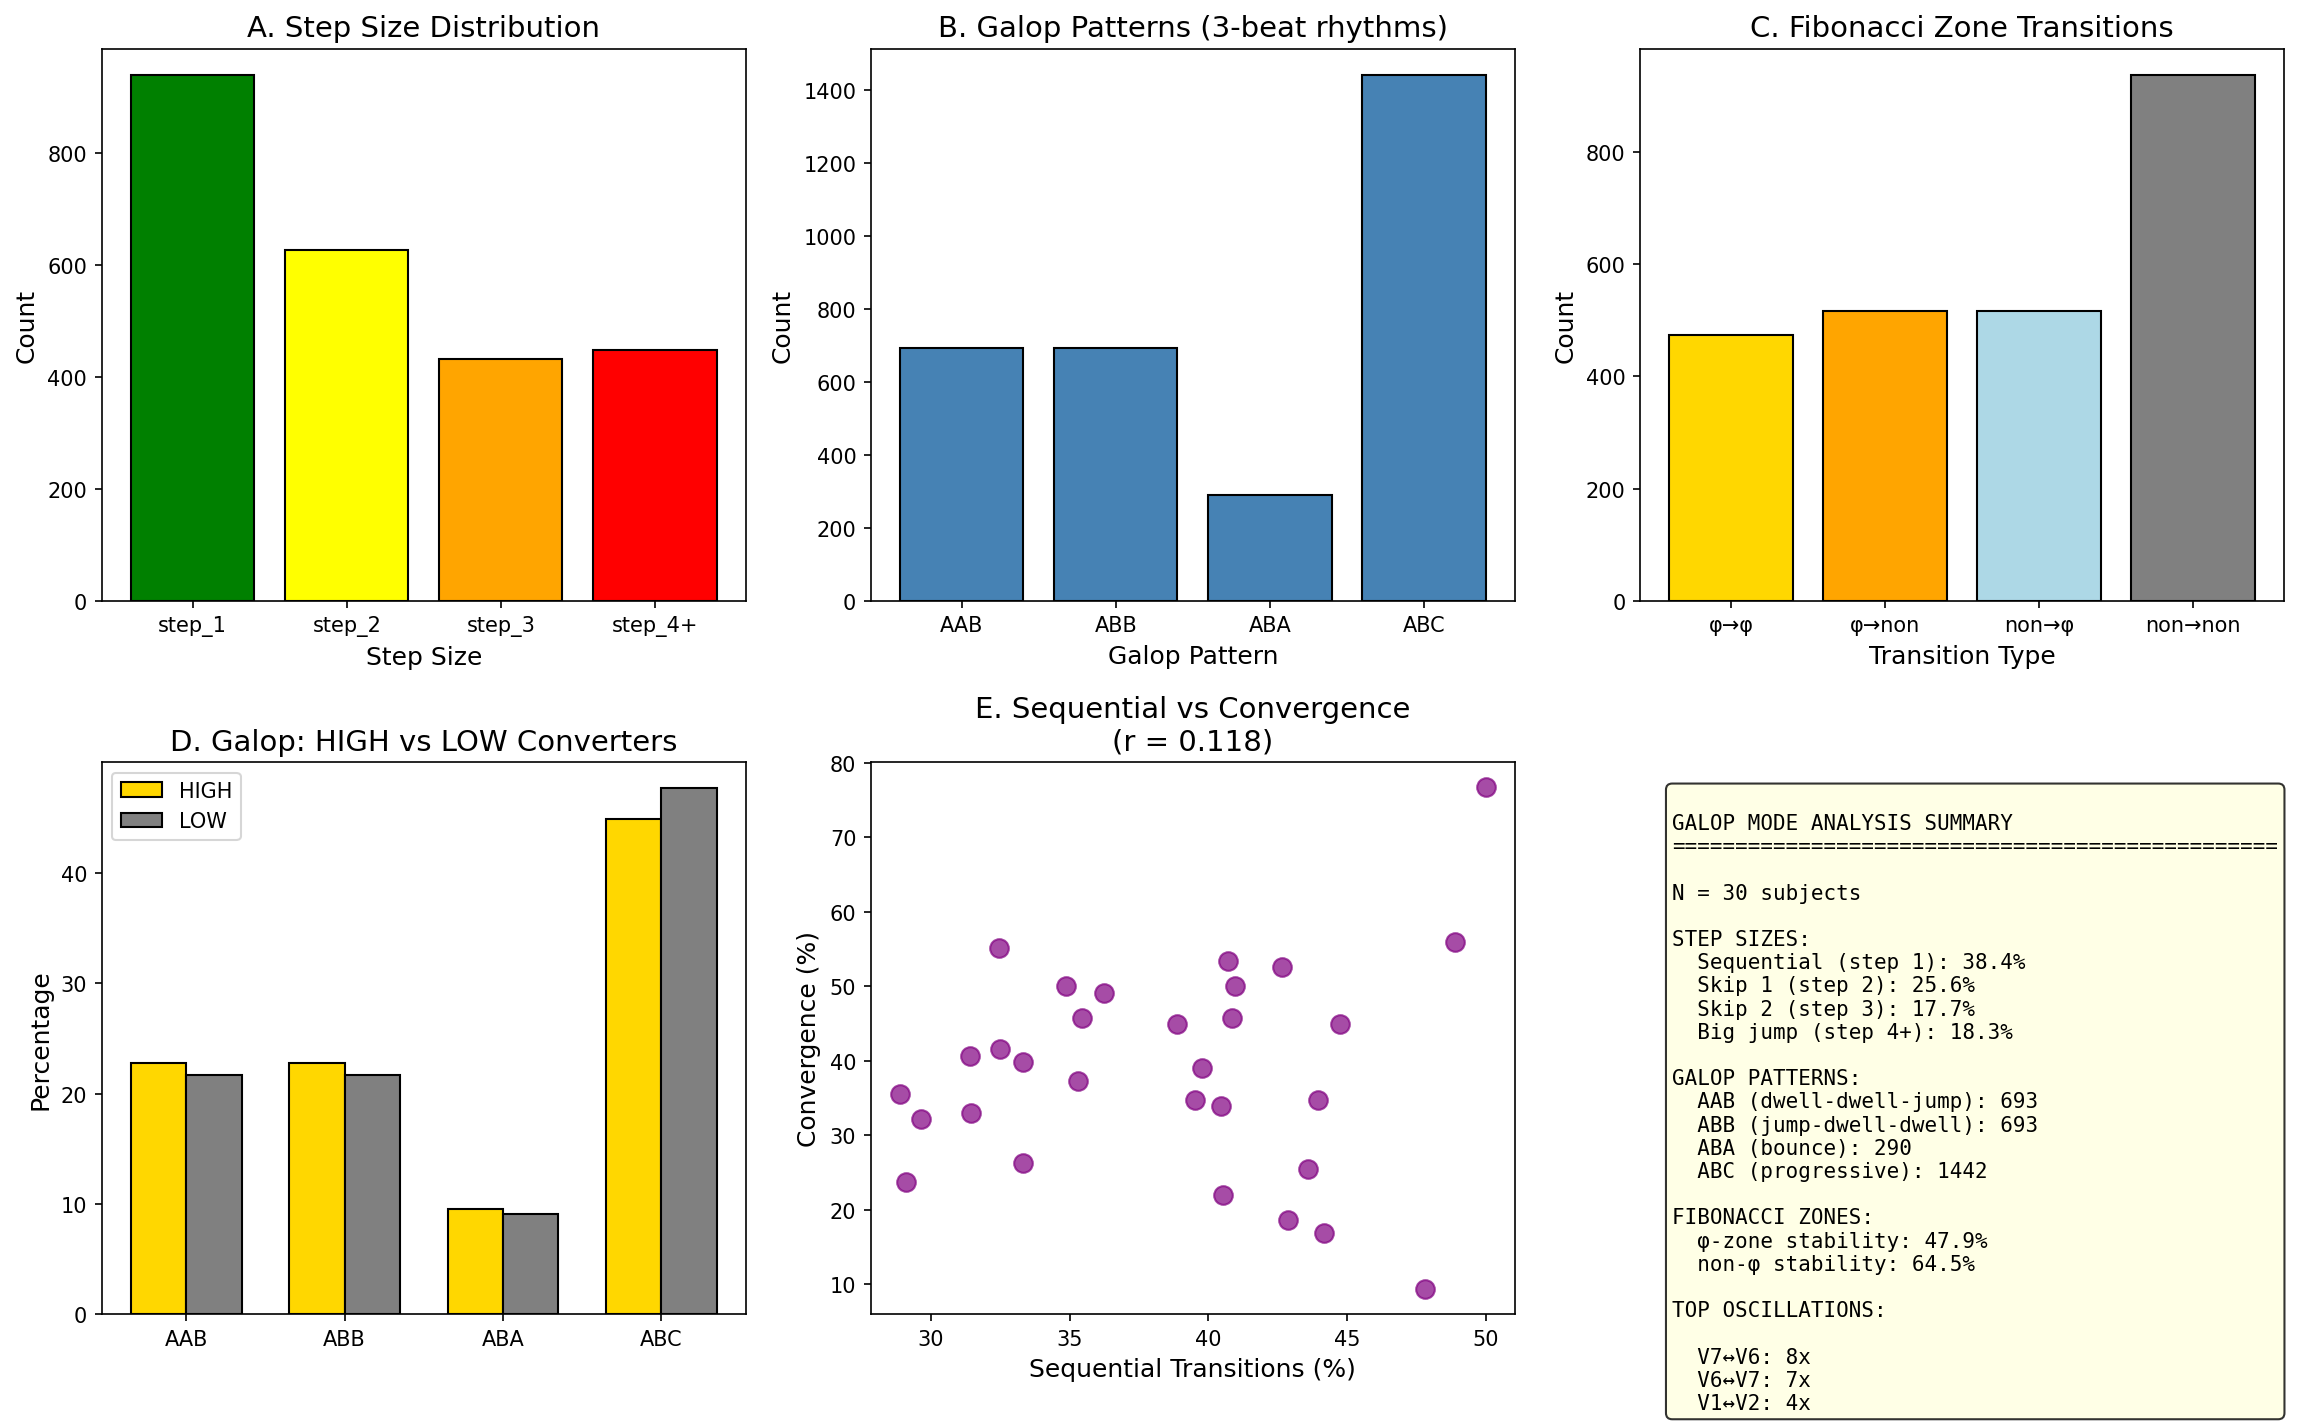

Recreate this plot in Python.
"""
GALOP MODE ANALYSIS
===================
Căutăm pattern-uri de mișcare non-secvențială/ritmică
"""

import numpy as np
from collections import Counter
from scipy import stats, signal
import matplotlib.pyplot as plt
import mne
from mne.datasets import eegbci
from mne.io import read_raw_edf

mne.set_log_level('ERROR')

PHI = (1 + np.sqrt(5)) / 2

print("="*70)
print("GALOP MODE ANALYSIS")
print("Looking for rhythmic, non-sequential movement patterns")
print("="*70)

VIBRATON_EDGES = [1.45, 1.55, 1.64, 1.70, 1.77, 1.83, 1.90, 2.05]
VIBRATON_NAMES = ['V1', 'V2', 'V3', 'V4', 'V5', 'V6', 'V7']

def get_instantaneous_ratio(eeg, sfreq, window_sec=2):
    window = int(window_sec * sfreq)
    step = window // 4
    ratios = []
    
    for start in range(0, len(eeg) - window, step):
        seg = eeg[start:start+window]
        f, p = signal.welch(seg, sfreq, nperseg=min(512, len(seg)))
        
        t_mask = (f >= 4) & (f <= 8)
        a_mask = (f >= 8) & (f <= 13)
        
        if np.any(t_mask) and np.any(a_mask) and np.sum(p[t_mask]) > 0:
            f_t = np.sum(f[t_mask] * p[t_mask]) / np.sum(p[t_mask])
            f_a = np.sum(f[a_mask] * p[a_mask]) / np.sum(p[a_mask])
            if f_t > 0:
                ratios.append(f_a / f_t)
    
    return np.array(ratios)

def assign_vibraton_state(ratios):
    states = np.digitize(ratios, VIBRATON_EDGES) - 1
    return np.clip(states, 0, 6)

def analyze_skips(transitions):
    results = {'step_1': 0, 'step_2': 0, 'step_3': 0, 'step_4+': 0}
    
    for (from_s, to_s), count in transitions.items():
        step = abs(to_s - from_s)
        if step == 1:
            results['step_1'] += count
        elif step == 2:
            results['step_2'] += count
        elif step == 3:
            results['step_3'] += count
        else:
            results['step_4+'] += count
    
    return results

def detect_oscillations(state_sequence):
    oscillations = []
    for i in range(len(state_sequence) - 3):
        s1, s2, s3, s4 = state_sequence[i:i+4]
        if s1 == s3 and s2 == s4 and s1 != s2:
            oscillations.append((s1, s2))
    return Counter(oscillations)

def detect_bursts(state_sequence, window=10):
    transition_counts = []
    for i in range(0, len(state_sequence) - window, window):
        segment = state_sequence[i:i+window]
        transitions_in_window = sum(1 for j in range(len(segment)-1) if segment[j] != segment[j+1])
        transition_counts.append(transitions_in_window)
    
    if not transition_counts:
        return {'burst_windows': 0, 'stable_windows': 0, 'burst_ratio': 0, 'mean_transitions': 0}
    
    bursts = sum(1 for t in transition_counts if t > 5)
    stable = sum(1 for t in transition_counts if t < 2)
    
    return {
        'burst_windows': bursts,
        'stable_windows': stable,
        'burst_ratio': bursts / len(transition_counts),
        'mean_transitions': np.mean(transition_counts)
    }

def detect_galop_pattern(state_sequence):
    galop_patterns = {'AAB': 0, 'ABB': 0, 'ABA': 0, 'ABC': 0}
    
    for i in range(len(state_sequence) - 2):
        s1, s2, s3 = state_sequence[i:i+3]
        
        if s1 == s2 and s2 != s3:
            galop_patterns['AAB'] += 1
        elif s1 != s2 and s2 == s3:
            galop_patterns['ABB'] += 1
        elif s1 != s2 and s2 != s3 and s1 == s3:
            galop_patterns['ABA'] += 1
        elif s1 != s2 and s2 != s3 and s1 != s3:
            galop_patterns['ABC'] += 1
    
    return galop_patterns

def analyze_fibonacci_transitions(transitions):
    fib_states = [0, 1, 2]
    non_fib = [3, 4, 5, 6]
    
    fib_to_fib = 0
    fib_to_nonfib = 0
    nonfib_to_fib = 0
    nonfib_to_nonfib = 0
    
    for (from_s, to_s), count in transitions.items():
        if from_s in fib_states and to_s in fib_states:
            fib_to_fib += count
        elif from_s in fib_states and to_s in non_fib:
            fib_to_nonfib += count
        elif from_s in non_fib and to_s in fib_states:
            nonfib_to_fib += count
        else:
            nonfib_to_nonfib += count
    
    return {
        'fib_to_fib': fib_to_fib,
        'fib_to_nonfib': fib_to_nonfib,
        'nonfib_to_fib': nonfib_to_fib,
        'nonfib_to_nonfib': nonfib_to_nonfib,
        'fib_stability': fib_to_fib / (fib_to_fib + fib_to_nonfib + 0.001),
        'nonfib_stability': nonfib_to_nonfib / (nonfib_to_nonfib + nonfib_to_fib + 0.001)
    }

def analyze_zone_transitions(states):
    def get_zone(state):
        if state in [0, 1, 2]:
            return 'phi'
        elif state in [3, 4]:
            return 'Mid'
        else:
            return 'Lock'
    
    zone_sequence = [get_zone(s) for s in states]
    zone_transitions = Counter()
    
    for i in range(len(zone_sequence) - 1):
        if zone_sequence[i] != zone_sequence[i+1]:
            zone_transitions[(zone_sequence[i], zone_sequence[i+1])] += 1
    
    return zone_transitions

print("\nLoading and analyzing 30 subjects...")

all_subjects_data = []

for subj in range(1, 31):
    try:
        raw = read_raw_edf(eegbci.load_data(subj, [1], update_path=True, verbose=False)[0], 
                          preload=True, verbose=False)
        raw.filter(1, 45, verbose=False)
        sfreq = raw.info['sfreq']
        eeg = np.mean(raw.get_data(), axis=0)
        
        ratios_ts = get_instantaneous_ratio(eeg, sfreq)
        states = assign_vibraton_state(ratios_ts)
        
        transitions = Counter()
        for i in range(len(states) - 1):
            if states[i] != states[i+1]:
                transitions[(states[i], states[i+1])] += 1
        
        skips = analyze_skips(transitions)
        oscillations = detect_oscillations(states)
        bursts = detect_bursts(states)
        galop = detect_galop_pattern(states)
        fib_trans = analyze_fibonacci_transitions(transitions)
        zone_trans = analyze_zone_transitions(states)
        
        conv = sum(1 for s in states if s <= 2) / len(states) * 100 if len(states) > 0 else 0
        
        all_subjects_data.append({
            'subject': subj,
            'states': states,
            'convergence': conv,
            'skips': skips,
            'oscillations': oscillations,
            'bursts': bursts,
            'galop': galop,
            'fib_trans': fib_trans,
            'zone_trans': zone_trans,
            'sequential_pct': 100 * skips['step_1'] / sum(skips.values()) if sum(skips.values()) > 0 else 0
        })
        
    except Exception as e:
        print(f"S{subj:02d}: Error - {e}")
        continue

print(f"Analyzed {len(all_subjects_data)} subjects")

print("\n" + "="*70)
print("TEST 1: SKIP ANALYSIS (Step Sizes)")
print("="*70)

total_skips = {'step_1': 0, 'step_2': 0, 'step_3': 0, 'step_4+': 0}
for d in all_subjects_data:
    for k, v in d['skips'].items():
        total_skips[k] += v

total_trans = sum(total_skips.values())
print(f"\nStep size distribution (N={total_trans} transitions):")
for step, count in total_skips.items():
    print(f"  {step}: {count} ({100*count/total_trans:.1f}%)")

print("\n" + "="*70)
print("TEST 2: GALOP PATTERNS (3-beat rhythms)")
print("="*70)

total_galop = {'AAB': 0, 'ABB': 0, 'ABA': 0, 'ABC': 0}
for d in all_subjects_data:
    for k, v in d['galop'].items():
        total_galop[k] += v

print(f"\nGalop pattern distribution:")
for pattern, count in total_galop.items():
    print(f"  {pattern}: {count}")

print("\n  AAB = Stay-stay-jump (dwelling then move)")
print("  ABB = Jump-stay-stay (move then dwell)")
print("  ABA = Bounce (return to origin)")
print("  ABC = Sequential progression")

print("\n" + "="*70)
print("TEST 3: FIBONACCI ZONE TRANSITIONS")
print("="*70)

total_fib = {'fib_to_fib': 0, 'fib_to_nonfib': 0, 'nonfib_to_fib': 0, 'nonfib_to_nonfib': 0}
for d in all_subjects_data:
    for k in total_fib.keys():
        total_fib[k] += d['fib_trans'][k]

print(f"\nFibonacci zone (V1-V3) transitions:")
print(f"  φ → φ (stable in Fib zone): {total_fib['fib_to_fib']}")
print(f"  φ → non-φ (leaving Fib zone): {total_fib['fib_to_nonfib']}")
print(f"  non-φ → φ (entering Fib zone): {total_fib['nonfib_to_fib']}")
print(f"  non-φ → non-φ (stable outside): {total_fib['nonfib_to_nonfib']}")

fib_stability = total_fib['fib_to_fib'] / (total_fib['fib_to_fib'] + total_fib['fib_to_nonfib'] + 0.001)
nonfib_stability = total_fib['nonfib_to_nonfib'] / (total_fib['nonfib_to_nonfib'] + total_fib['nonfib_to_fib'] + 0.001)
print(f"\n  φ-zone stability: {100*fib_stability:.1f}%")
print(f"  non-φ stability: {100*nonfib_stability:.1f}%")

print("\n" + "="*70)
print("TEST 4: HIGH vs LOW CONVERTERS GALOP")
print("="*70)

median_conv = np.median([d['convergence'] for d in all_subjects_data])
high_conv = [d for d in all_subjects_data if d['convergence'] > median_conv]
low_conv = [d for d in all_subjects_data if d['convergence'] <= median_conv]

print(f"\nMedian convergence: {median_conv:.1f}%")

metrics = [
    ('sequential_pct', 'Sequential transitions (%)'),
    ('bursts.burst_ratio', 'Burst ratio'),
]

for metric_key, label in metrics:
    if '.' in metric_key:
        main, sub = metric_key.split('.')
        high_vals = [d[main][sub] for d in high_conv]
        low_vals = [d[main][sub] for d in low_conv]
    else:
        high_vals = [d[metric_key] for d in high_conv]
        low_vals = [d[metric_key] for d in low_conv]
    
    t, p = stats.ttest_ind(high_vals, low_vals)
    sig = "**" if p < 0.05 else "*" if p < 0.1 else ""
    print(f"\n{label}:")
    print(f"  HIGH: {np.mean(high_vals):.2f}, LOW: {np.mean(low_vals):.2f}, p = {p:.4f} {sig}")

high_galop_total = {'AAB': 0, 'ABB': 0, 'ABA': 0, 'ABC': 0}
low_galop_total = {'AAB': 0, 'ABB': 0, 'ABA': 0, 'ABC': 0}

for d in high_conv:
    for k, v in d['galop'].items():
        high_galop_total[k] += v

for d in low_conv:
    for k, v in d['galop'].items():
        low_galop_total[k] += v

print(f"\nGalop patterns comparison:")
print(f"{'Pattern':<10} {'HIGH':>10} {'LOW':>10} {'HIGH%':>10} {'LOW%':>10}")
print("-"*50)

high_total = sum(high_galop_total.values())
low_total = sum(low_galop_total.values())

for pattern in ['AAB', 'ABB', 'ABA', 'ABC']:
    h = high_galop_total[pattern]
    l = low_galop_total[pattern]
    hp = 100 * h / high_total if high_total > 0 else 0
    lp = 100 * l / low_total if low_total > 0 else 0
    print(f"{pattern:<10} {h:>10} {l:>10} {hp:>9.1f}% {lp:>9.1f}%")

print("\n" + "="*70)
print("TEST 5: OSCILLATION PATTERNS")
print("="*70)

all_oscillations = Counter()
for d in all_subjects_data:
    all_oscillations.update(d['oscillations'])

print("\nMost common oscillation pairs (A↔B↔A↔B):")
for (s1, s2), count in all_oscillations.most_common(10):
    print(f"  V{s1+1} ↔ V{s2+1}: {count} times")

fig, axes = plt.subplots(2, 3, figsize=(16, 10))

ax1 = axes[0, 0]
steps = list(total_skips.keys())
counts = list(total_skips.values())
colors = ['green', 'yellow', 'orange', 'red']
ax1.bar(steps, counts, color=colors, edgecolor='black')
ax1.set_xlabel('Step Size', fontsize=12)
ax1.set_ylabel('Count', fontsize=12)
ax1.set_title('A. Step Size Distribution', fontsize=14)

ax2 = axes[0, 1]
patterns = list(total_galop.keys())
g_counts = list(total_galop.values())
ax2.bar(patterns, g_counts, color='steelblue', edgecolor='black')
ax2.set_xlabel('Galop Pattern', fontsize=12)
ax2.set_ylabel('Count', fontsize=12)
ax2.set_title('B. Galop Patterns (3-beat rhythms)', fontsize=14)

ax3 = axes[0, 2]
fib_labels = ['φ→φ', 'φ→non', 'non→φ', 'non→non']
fib_counts = [total_fib['fib_to_fib'], total_fib['fib_to_nonfib'], 
              total_fib['nonfib_to_fib'], total_fib['nonfib_to_nonfib']]
colors = ['gold', 'orange', 'lightblue', 'gray']
ax3.bar(fib_labels, fib_counts, color=colors, edgecolor='black')
ax3.set_xlabel('Transition Type', fontsize=12)
ax3.set_ylabel('Count', fontsize=12)
ax3.set_title('C. Fibonacci Zone Transitions', fontsize=14)

ax4 = axes[1, 0]
x = np.arange(4)
width = 0.35
h_pcts = [100 * high_galop_total[p] / high_total for p in ['AAB', 'ABB', 'ABA', 'ABC']]
l_pcts = [100 * low_galop_total[p] / low_total for p in ['AAB', 'ABB', 'ABA', 'ABC']]
ax4.bar(x - width/2, h_pcts, width, label='HIGH', color='gold', edgecolor='black')
ax4.bar(x + width/2, l_pcts, width, label='LOW', color='gray', edgecolor='black')
ax4.set_xticks(x)
ax4.set_xticklabels(['AAB', 'ABB', 'ABA', 'ABC'])
ax4.set_ylabel('Percentage', fontsize=12)
ax4.set_title('D. Galop: HIGH vs LOW Converters', fontsize=14)
ax4.legend()

ax5 = axes[1, 1]
convergences = [d['convergence'] for d in all_subjects_data]
sequential_pcts = [d['sequential_pct'] for d in all_subjects_data]
ax5.scatter(sequential_pcts, convergences, c='purple', s=80, alpha=0.7)
r, p = stats.pearsonr(sequential_pcts, convergences)
ax5.set_xlabel('Sequential Transitions (%)', fontsize=12)
ax5.set_ylabel('Convergence (%)', fontsize=12)
ax5.set_title(f'E. Sequential vs Convergence\n(r = {r:.3f})', fontsize=14)

ax6 = axes[1, 2]
ax6.axis('off')

summary = f"""
GALOP MODE ANALYSIS SUMMARY
================================================

N = {len(all_subjects_data)} subjects

STEP SIZES:
  Sequential (step 1): {100*total_skips['step_1']/total_trans:.1f}%
  Skip 1 (step 2): {100*total_skips['step_2']/total_trans:.1f}%
  Skip 2 (step 3): {100*total_skips['step_3']/total_trans:.1f}%
  Big jump (step 4+): {100*total_skips['step_4+']/total_trans:.1f}%

GALOP PATTERNS:
  AAB (dwell-dwell-jump): {total_galop['AAB']}
  ABB (jump-dwell-dwell): {total_galop['ABB']}
  ABA (bounce): {total_galop['ABA']}
  ABC (progressive): {total_galop['ABC']}

FIBONACCI ZONES:
  φ-zone stability: {100*fib_stability:.1f}%
  non-φ stability: {100*nonfib_stability:.1f}%

TOP OSCILLATIONS:
"""
for (s1, s2), count in all_oscillations.most_common(3):
    summary += f"\n  V{s1+1}↔V{s2+1}: {count}x"

ax6.text(0.05, 0.95, summary, transform=ax6.transAxes, fontsize=10,
         verticalalignment='top', fontfamily='monospace',
         bbox=dict(boxstyle='round', facecolor='lightyellow', alpha=0.8))

plt.tight_layout()
plt.savefig('galop_mode_analysis.png', dpi=150, bbox_inches='tight')
print("\nFigure saved: galop_mode_analysis.png")
